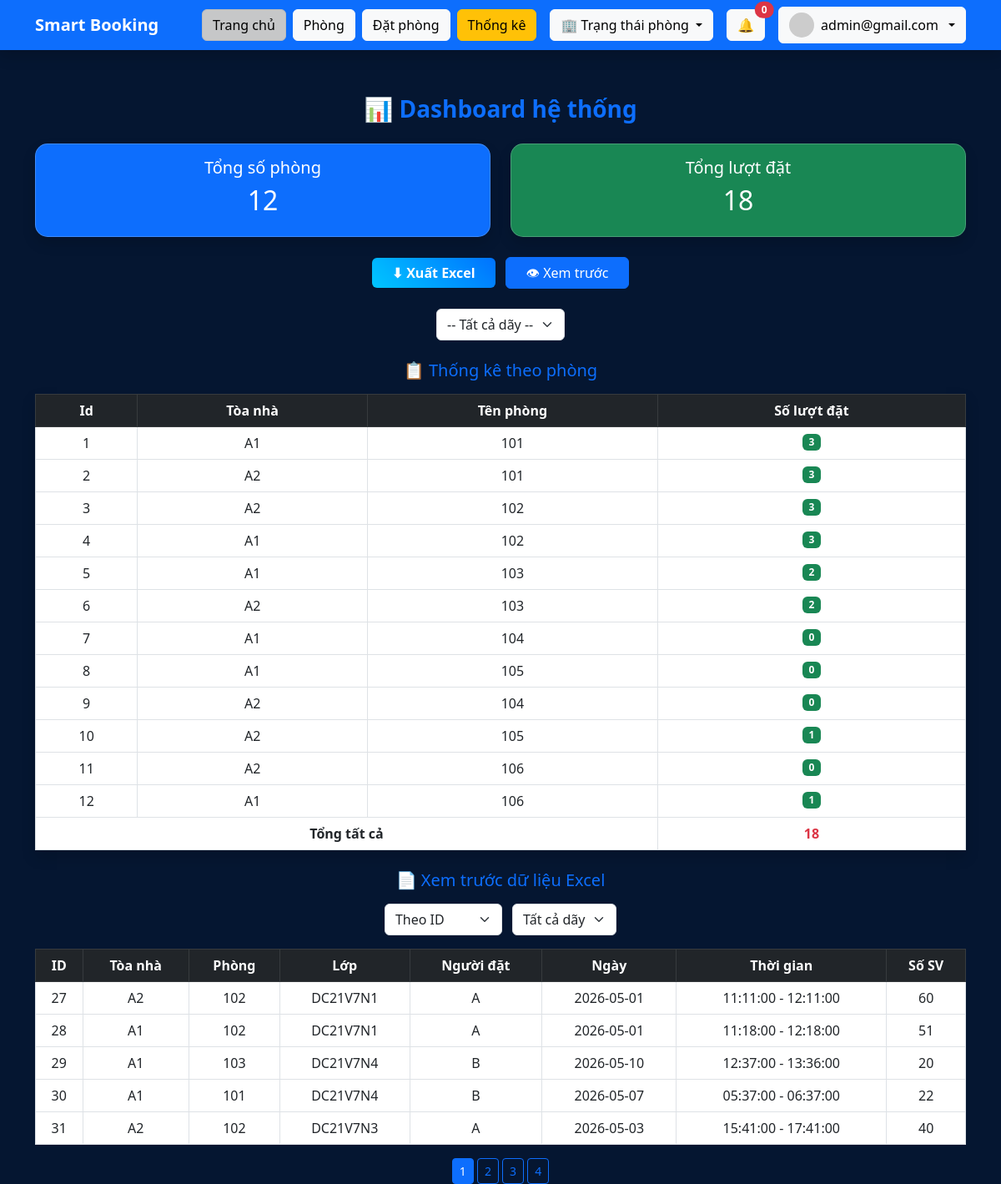
/dashboard.php?sort=id&page=1&building=0 (signed in), run on the app's committed database.
### tables this page shows
CREATE TABLE IF NOT EXISTS `bookings` (
  `id` int(11) NOT NULL AUTO_INCREMENT,
  `room_id` int(11) DEFAULT NULL,
  `date` date DEFAULT NULL,
  `time_start` time DEFAULT NULL,
  `time_end` time DEFAULT NULL,
  `status` varchar(20) DEFAULT 'active',
  `created_at` timestamp NOT NULL DEFAULT current_timestamp(),
  `user_name` varchar(100) DEFAULT NULL,
  `purpose` varchar(50) DEFAULT NULL,
  `students` int(11) DEFAULT NULL,
  `note` text DEFAULT NULL,
  `class` varchar(50) DEFAULT NULL,
  `building_id` int(11) DEFAULT NULL,
  PRIMARY KEY (`id`),
  KEY `idx_room_date` (`room_id`,`date`)
);

CREATE TABLE IF NOT EXISTS `buildings` (
  `id` bigint(20) UNSIGNED NOT NULL AUTO_INCREMENT,
  `name` varchar(100) NOT NULL,
  PRIMARY KEY (`id`)
);

CREATE TABLE IF NOT EXISTS `rooms` (
  `id` int(11) NOT NULL AUTO_INCREMENT,
  `name` varchar(50) DEFAULT NULL,
  `capacity` int(11) DEFAULT NULL,
  `status` varchar(20) DEFAULT 'available',
  `building_id` int(11) DEFAULT NULL,
  PRIMARY KEY (`id`)
);

### dashboard.php (the view, shortened to what this page needs)
<?php
include 'config.php';
include 'navbar.php';
$sort = isset($_GET['sort']) ? $_GET['sort'] : 'id';
$building_filter = isset($_GET['building']) ? (int)$_GET['building'] : 0;
switch ($sort) {
    default:
        $order = "bookings.id ASC";
}
$limit = 5;
$page = isset($_GET['page']) ? (int)$_GET['page'] : 1;
$start = ($page - 1) * $limit;
$where = "";
?>
<link rel="stylesheet" href="style.css">
<div class="container mt-4">
    <h3 class="text-center mb-4 main-title">📊 Dashboard hệ thống</h3>
    <div class="row">
        <?php
        $r = mysqli_fetch_row(mysqli_query($conn, "SELECT COUNT(*) FROM rooms"));
        $b = mysqli_fetch_row(mysqli_query($conn, "SELECT COUNT(*) FROM bookings"));
        ?>
        <div class="col-md-6">
            <div class="card text-white bg-primary shadow">
                <div class="card-body text-center">
                    <h5>Tổng số phòng</h5>
                    <h2><?= $r[0] ?></h2>
                </div>
            </div>
        </div>
        <div class="col-md-6">
            <div class="card text-white bg-success shadow">
                <div class="card-body text-center">
                    <h5>Tổng lượt đặt</h5>
                    <h2><?= $b[0] ?></h2>
                </div>
            </div>
        </div>
    </div>
    <div class="mt-4 text-center">
        <a href="export.php" class="btn btn-success px-4">⬇ Xuất Excel</a>
        <button onclick="togglePreview()" class="btn btn-primary px-4 ms-2">👁 Xem trước</button>
    </div>
    <div class="text-center mt-4">
        <form method="GET">
            <select name="building" onchange="this.form.submit()" class="form-select w-auto d-inline">
                <option value="">-- Tất cả dãy --</option>
            </select>
        </form>
    </div>
    <div class="mt-4">
        <h5 class="text-center mb-3 text-primary">📋 Thống kê theo phòng</h5>
        <table class="table table-bordered text-center shadow">
            <thead class="table-dark">
                <tr>
                    <th>Id</th>
                    <th>Tòa nhà</th>
                    <th>Tên phòng</th>
                    <th>Số lượt đặt</th>
                </tr>
            </thead>
            <tbody>
                <?php
                $data = mysqli_query($conn, "
                    SELECT rooms.name, buildings.name AS building_name, COUNT(bookings.id) total
                    FROM rooms
                    LEFT JOIN bookings ON rooms.id = bookings.room_id
                    LEFT JOIN buildings ON rooms.building_id = buildings.id
                    $where
                    GROUP BY rooms.id
                ");
                $i = 1;
                while ($row = mysqli_fetch_assoc($data)) {
                    echo "<tr>
                        <td>{$i}</td>
                        <td>{$row['building_name']}</td>
                        <td>{$row['name']}</td>
                        <td><span class='badge bg-success'>{$row['total']}</span></td>
                    </tr>";
                    $i++;
                }
                ?>
            </tbody>
            <tfoot>
                <?php
                if ($building_filter > 0) {
                    $totalQuery = mysqli_query($conn, "
                        SELECT COUNT(*)
                        FROM bookings
                        JOIN rooms ON bookings.room_id = rooms.id
                        WHERE rooms.building_id = $building_filter
                    ");
                } else {
                    $totalQuery = mysqli_query($conn, "SELECT COUNT(*) FROM bookings");
                }
                $totalAll = mysqli_fetch_row($totalQuery);
                ?>
                <tr>
                    <th colspan="3">Tổng tất cả</th>
                    <th class="text-danger"><?= $totalAll[0] ?></th>
                </tr>
            </tfoot>
        </table>
    </div>
    <div id="preview" class="mt-4" style="display: <?= isset($_GET['sort']) || isset($_GET['page']) ? 'block' : 'none'; ?>;">
        <h5 class="text-center mb-3 text-primary">📄 Xem trước dữ liệu Excel</h5>
        <div class="text-center mb-3">
            <form method="GET">
                <select name="sort" onchange="this.form.submit()" class="form-select w-auto d-inline">
                    <option value="id" <?= $sort == 'id' ? 'selected' : '' ?>>Theo ID</option>
                </select>
                <select name="building" onchange="this.form.submit()" class="form-select w-auto d-inline ms-2">
                    <option value="">Tất cả dãy</option>
                </select>
            </form>
        </div>
        <table class="table table-bordered text-center">
            <thead class="table-dark">
                <tr>
                    <th>ID</th>
                    <th>Tòa nhà</th>
                    <th>Phòng</th>
                    <th>Lớp</th>
                    <th>Người đặt</th>
                    <th>Ngày</th>
                    <th>Thời gian</th>
                    <th>Số SV</th>
                </tr>
            </thead>
            <tbody>
                <?php
                $sql = "
                    SELECT bookings.*, rooms.name AS room_name, buildings.name AS building_name
                    FROM bookings
                    JOIN rooms ON bookings.room_id = rooms.id
                    LEFT JOIN buildings ON rooms.building_id = buildings.id
                    $where
                    ORDER BY $order
                    LIMIT $start, $limit
                ";
                $res = mysqli_query($conn, $sql);
                while ($row = mysqli_fetch_assoc($res)) {
                    $time = $row['time_start'] . " - " . $row['time_end'];
                    echo "<tr>
                        <td>{$row['id']}</td>
                        <td>{$row['building_name']}</td>
                        <td>{$row['room_name']}</td>
                        <td>{$row['class']}</td>
                        <td>{$row['user_name']}</td>
                        <td>{$row['date']}</td>
                        <td>{$time}</td>
                        <td>{$row['students']}</td>
                    </tr>";
                }
                ?>
            </tbody>
        </table>
        <div class="text-center mt-3">
            <?php
            if ($building_filter > 0) {
                $totalQuery = mysqli_query($conn, "
                    SELECT COUNT(*)
                    FROM bookings
                    JOIN rooms ON bookings.room_id = rooms.id
                    WHERE rooms.building_id = $building_filter
                ");
            } else {
                $totalQuery = mysqli_query($conn, "SELECT COUNT(*) FROM bookings");
            }
            $total = mysqli_fetch_row($totalQuery)[0];
            $pages = ceil($total / $limit);
            for ($i = 1; $i <= $pages; $i++) {
                echo "<a href='?sort=$sort&page=$i&building=$building_filter'
                        class='btn btn-sm " . ($i == $page ? 'btn-primary' : 'btn-outline-primary') . "'>
                        $i
                      </a> ";
            }
            ?>
        </div>
    </div>
</div>

### style.css (style rules this page uses)
.card { background: #e9ecef; backdrop-filter: blur(12px); border-radius: 15px; border: 1px solid rgba(255, 255, 255, 0.2); color: white; transition: 0.3s; }
.btn-success { background: linear-gradient(45deg, #00c6ff, #0072ff); border: none; font-weight: bold; }
.main-title { color: #0d6efd; font-weight: bold; }

### data on the page
bookings: id "27", buildings.name "A2", room.name "102", class "DC21V7N1", user_name "A", date "2026-05-01", time "11:11:00 - 12:11:00", students "60"
bookings: id "28", buildings.name "A1", room.name "102", class "DC21V7N1", user_name "A", date "2026-05-01", time "11:18:00 - 12:18:00", students "51"
bookings: id "29", buildings.name "A1", room.name "103", class "DC21V7N4", user_name "B", date "2026-05-10", time "12:37:00 - 13:36:00", students "20"
bookings: id "30", buildings.name "A1", room.name "101", class "DC21V7N4", user_name "B", date "2026-05-07", time "05:37:00 - 06:37:00", students "22"
bookings: id "31", buildings.name "A2", room.name "102", class "DC21V7N3", user_name "A", date "2026-05-03", time "15:41:00 - 17:41:00", students "40"

### other printed values
$_SESSION['user'] "admin@gmail.com"
$r[0] "12"
$b[0] "18"
$row['building_name'] "A1"
$row['name'] "101"
$row['total'] "3"
$row['building_name'] "A2"
$row['name'] "102"
$row['name'] "103"
$row['total'] "2"
$row['name'] "104"
$row['total'] "0"
$row['name'] "105"
$row['total'] "1"
$row['name'] "106"
